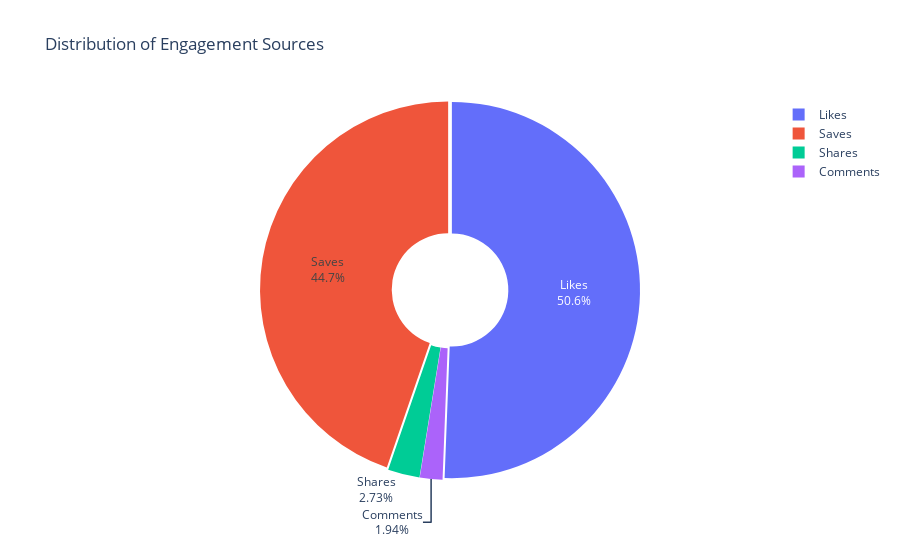

Source (notebook cell):
### Markdown cell above
## **Task 8**
> Have a look at the distribution of engagement sources

### Code cell
labels = ['Likes', 'Saves', 'Shares', 'Comments']
values = [50.6,44.7,2.73,1.94]
fig = go.Figure(data=[go.Pie(labels=labels, values = values, hole=0.3)])
fig.update_traces(textinfo='percent+label', pull=[0.01, 0.01, 0.01, 0.01])
fig.update_layout(title='Distribution of Engagement Sources')
fig.show()

### Figure 1 — Plotly figure (JSON) as saved in the notebook; plotly's stock layout.template omitted (floating-point values rounded to 4 significant figures)
{"data": [{"hole": 0.3, "labels": ["Likes", "Saves", "Shares", "Comments"], "pull": [0.01, 0.01, 0.01, 0.01], "textinfo": "percent+label", "type": "pie", "values": [50.6, 44.7, 2.73, 1.94]}], "layout": {"title": {"text": "Distribution of Engagement Sources"}}}
